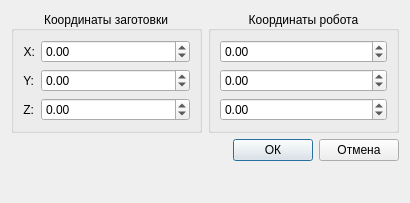
<?xml version="1.0" encoding="UTF-8"?>
<ui version="4.0">
 <class>CAddCalibPointDialog</class>
 <widget class="QDialog" name="CAddCalibPointDialog">
  <property name="geometry">
   <rect>
    <x>0</x>
    <y>0</y>
    <width>410</width>
    <height>203</height>
   </rect>
  </property>
  <property name="windowTitle">
   <string>Точка привязки</string>
  </property>
  <layout class="QVBoxLayout" name="verticalLayout">
   <item>
    <layout class="QHBoxLayout" name="horizontalLayout">
     <item>
      <widget class="QGroupBox" name="gbGlobal">
       <property name="title">
        <string>Координаты заготовки</string>
       </property>
       <property name="alignment">
        <set>Qt::AlignCenter</set>
       </property>
       <layout class="QGridLayout" name="gridLayout">
        <item row="1" column="0">
         <widget class="QLabel" name="labelY">
          <property name="sizePolicy">
           <sizepolicy hsizetype="Maximum" vsizetype="Preferred">
            <horstretch>0</horstretch>
            <verstretch>0</verstretch>
           </sizepolicy>
          </property>
          <property name="text">
           <string>Y:</string>
          </property>
          <property name="alignment">
           <set>Qt::AlignRight|Qt::AlignTrailing|Qt::AlignVCenter</set>
          </property>
         </widget>
        </item>
        <item row="2" column="0">
         <widget class="QLabel" name="labelZ">
          <property name="sizePolicy">
           <sizepolicy hsizetype="Maximum" vsizetype="Preferred">
            <horstretch>0</horstretch>
            <verstretch>0</verstretch>
           </sizepolicy>
          </property>
          <property name="text">
           <string>Z:</string>
          </property>
          <property name="alignment">
           <set>Qt::AlignRight|Qt::AlignTrailing|Qt::AlignVCenter</set>
          </property>
         </widget>
        </item>
        <item row="0" column="0">
         <widget class="QLabel" name="labelX">
          <property name="sizePolicy">
           <sizepolicy hsizetype="Maximum" vsizetype="Preferred">
            <horstretch>0</horstretch>
            <verstretch>0</verstretch>
           </sizepolicy>
          </property>
          <property name="text">
           <string>X:</string>
          </property>
          <property name="alignment">
           <set>Qt::AlignRight|Qt::AlignTrailing|Qt::AlignVCenter</set>
          </property>
         </widget>
        </item>
        <item row="0" column="1">
         <widget class="QDoubleSpinBox" name="dsbGlobalX">
          <property name="decimals">
           <number>2</number>
          </property>
          <property name="minimum">
           <double>-10000.000000000000000</double>
          </property>
          <property name="maximum">
           <double>10000.000000000000000</double>
          </property>
          <property name="singleStep">
           <double>1.000000000000000</double>
          </property>
         </widget>
        </item>
        <item row="1" column="1">
         <widget class="QDoubleSpinBox" name="dsbGlobalY">
          <property name="decimals">
           <number>2</number>
          </property>
          <property name="minimum">
           <double>-10000.000000000000000</double>
          </property>
          <property name="maximum">
           <double>10000.000000000000000</double>
          </property>
          <property name="singleStep">
           <double>1.000000000000000</double>
          </property>
         </widget>
        </item>
        <item row="2" column="1">
         <widget class="QDoubleSpinBox" name="dsbGlobalZ">
          <property name="decimals">
           <number>2</number>
          </property>
          <property name="minimum">
           <double>-10000.000000000000000</double>
          </property>
          <property name="maximum">
           <double>10000.000000000000000</double>
          </property>
          <property name="singleStep">
           <double>1.000000000000000</double>
          </property>
         </widget>
        </item>
       </layout>
      </widget>
     </item>
     <item>
      <widget class="QGroupBox" name="gbBot">
       <property name="title">
        <string>Координаты робота</string>
       </property>
       <property name="alignment">
        <set>Qt::AlignCenter</set>
       </property>
       <layout class="QGridLayout" name="gridLayout_2">
        <item row="0" column="0">
         <widget class="QDoubleSpinBox" name="dsbBotX">
          <property name="decimals">
           <number>2</number>
          </property>
          <property name="minimum">
           <double>-10000.000000000000000</double>
          </property>
          <property name="maximum">
           <double>10000.000000000000000</double>
          </property>
          <property name="singleStep">
           <double>1.000000000000000</double>
          </property>
         </widget>
        </item>
        <item row="1" column="0">
         <widget class="QDoubleSpinBox" name="dsbBotY">
          <property name="decimals">
           <number>2</number>
          </property>
          <property name="minimum">
           <double>-10000.000000000000000</double>
          </property>
          <property name="maximum">
           <double>10000.000000000000000</double>
          </property>
          <property name="singleStep">
           <double>1.000000000000000</double>
          </property>
         </widget>
        </item>
        <item row="2" column="0">
         <widget class="QDoubleSpinBox" name="dsbBotZ">
          <property name="decimals">
           <number>2</number>
          </property>
          <property name="minimum">
           <double>-10000.000000000000000</double>
          </property>
          <property name="maximum">
           <double>10000.000000000000000</double>
          </property>
          <property name="singleStep">
           <double>1.000000000000000</double>
          </property>
         </widget>
        </item>
       </layout>
      </widget>
     </item>
    </layout>
   </item>
   <item>
    <layout class="QHBoxLayout" name="horizontalLayout_3">
     <item>
      <spacer name="horizontalSpacer">
       <property name="orientation">
        <enum>Qt::Horizontal</enum>
       </property>
       <property name="sizeHint" stdset="0">
        <size>
         <width>40</width>
         <height>20</height>
        </size>
       </property>
      </spacer>
     </item>
     <item>
      <widget class="QPushButton" name="pbOk">
       <property name="text">
        <string>ОК</string>
       </property>
      </widget>
     </item>
     <item>
      <widget class="QPushButton" name="pbCancel">
       <property name="text">
        <string>Отмена</string>
       </property>
      </widget>
     </item>
    </layout>
   </item>
   <item>
    <spacer name="verticalSpacer">
     <property name="orientation">
      <enum>Qt::Vertical</enum>
     </property>
     <property name="sizeHint" stdset="0">
      <size>
       <width>20</width>
       <height>40</height>
      </size>
     </property>
    </spacer>
   </item>
  </layout>
 </widget>
 <resources/>
 <connections/>
</ui>
